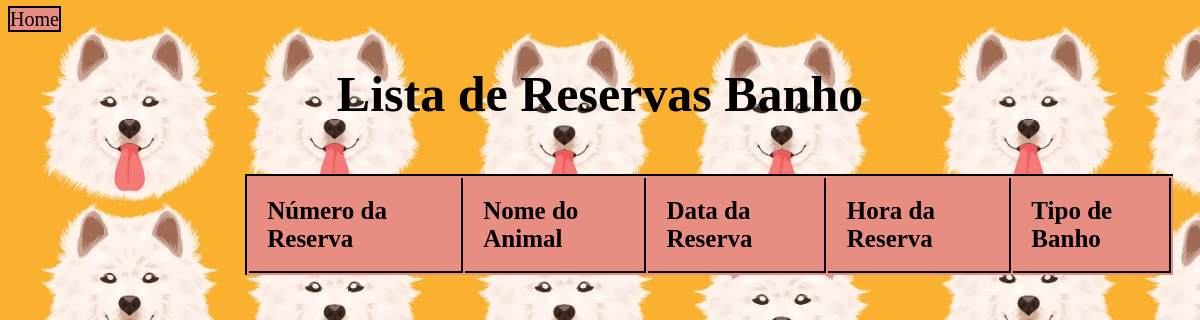
Page /lista_reservabanho/ (signed in) on the earlier database version.
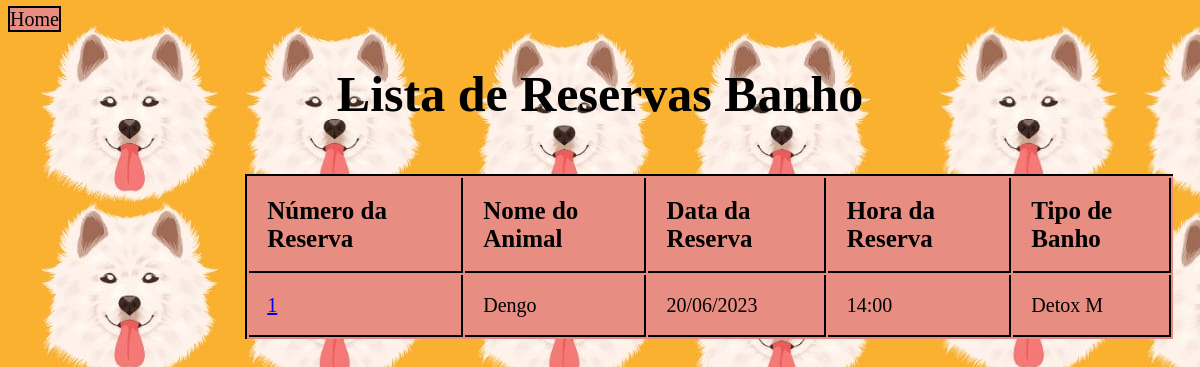
Same page on the later database version.
### hotel/models.py (models this page shows, shortened)
class ReservaBanho(models.Model):
    num_reserva = models.IntegerField(primary_key=True, editable=False)
    data_reserva = models.DateField()
    hora_reserva = models.TimeField()
    banhista = models.ForeignKey(User, on_delete=models.CASCADE)
    cachorro = models.ForeignKey(FichaDog, on_delete=models.CASCADE)
    tipo_banho = models.ForeignKey('hotel.ServicosAdicionais', on_delete=models.CASCADE)
    status_de_pagamento = models.BooleanField(default=False, null=True, choices=[(False, 'Não Pago'), (True, 'Pago')])
    observacoes = models.TextField(max_length=100)

class ServicosAdicionais(models.Model):
    nome_servico = models.CharField(max_length=50, primary_key=True)
    valor_servico = models.DecimalField(max_digits=6, decimal_places=2)
    class Meta:
            db_table = 'Servicos_adicionais'
    def __str__(self):
        return self.nome_servico

### ficha/models.py (models this page shows, shortened)
class FichaDog(models.Model):
    nome = models.CharField(max_length=100, primary_key=True)
    raca = models.CharField(max_length=100)
    data_de_nascimento =  models.DateField()
    sexo = models.CharField(max_length=1, choices=(('M', 'Macho'), ('F', 'Fêmea')))
    peso = models.DecimalField(max_digits=5, decimal_places=2)
    tipo_alimentacao = models.CharField(max_length=100)
    restricoes_alimentares = models.CharField(max_length=100, blank=True, null=True)
    nome_tutor = models.CharField(max_length=100,blank=True)
    contato_tutor = models.CharField(max_length=100)
    cpf_tutor = models.CharField(max_length=14)
    endereco = models.CharField(max_length=100,blank=True, null=True)
    veterinario = models.CharField(max_length=100,blank=True, null=True)
    observacoes = models.TextField(blank=True, null=True)
    data = models.DateTimeField(auto_now_add=True)
    class Meta:
            db_table = 'Ficha_Dog'

### hotel/views.py (the view)
# urls.py: path('lista_reservabanho/', views.reservabanho_list, name='lista_reservabanho'),
@login_required(login_url="/auth/login/")
def reservabanho_list(request):
    reservas = ReservaBanho.objects.filter()
    context = {
        'reservas': reservas,
    }
    return render(request, 'lista_reservabanho.html', context)

### hotel/templates/lista_reservabanho.html (shortened to what this page needs)
<!DOCTYPE html>
<html>
  <head>
    {% load static %}
  </head>
  <body>
    <table class="form">
      <a class="home" href="{% url 'home' %}">Home</a>
      <h1>Lista de Reservas Banho</h1>
        <thead class="legenda">
          <tr class="tr">
            <th>Número da Reserva</th>
            <th>Nome do Animal</th>
            <th>Data da Reserva</th>
            <th>Hora da Reserva</th>
            <th>Tipo de Banho</th>
          </tr>
        </thead>
        <br>
        <tbody>
          {% for reserva in reservas %}
            <tr>
              {% if reservas.status_pagamento == True %}
                <td class='num'>{{ reserva.num_reserva }}</td>
              {% else %}
              <td class='num'><a href="{% url 'caixa:caixabanho' num_reserva=reserva.pk %}" class="btn btn-primary">{{ reserva.num_reserva }}</td>
              {% endif %}
              <td class='nome'>{{ reserva.cachorro.nome}}</td>
              <td class='data'>{{ reserva.data_reserva |date:"d/m/Y"}}</td>
              <td class='entrada'>{{ reserva.hora_reserva }}</td>
              <td class='tipo'>{{ reserva.tipo_banho }}</td>
          {% endfor %}
        </tbody>
    </table>
  </body>
</html>

Differences in the rows shown:
added ReservaBanho: num_reserva "1", cachorro.nome "Dengo", data_reserva "20/06/2023", hora_reserva "14:00", tipo_banho "Detox M"
